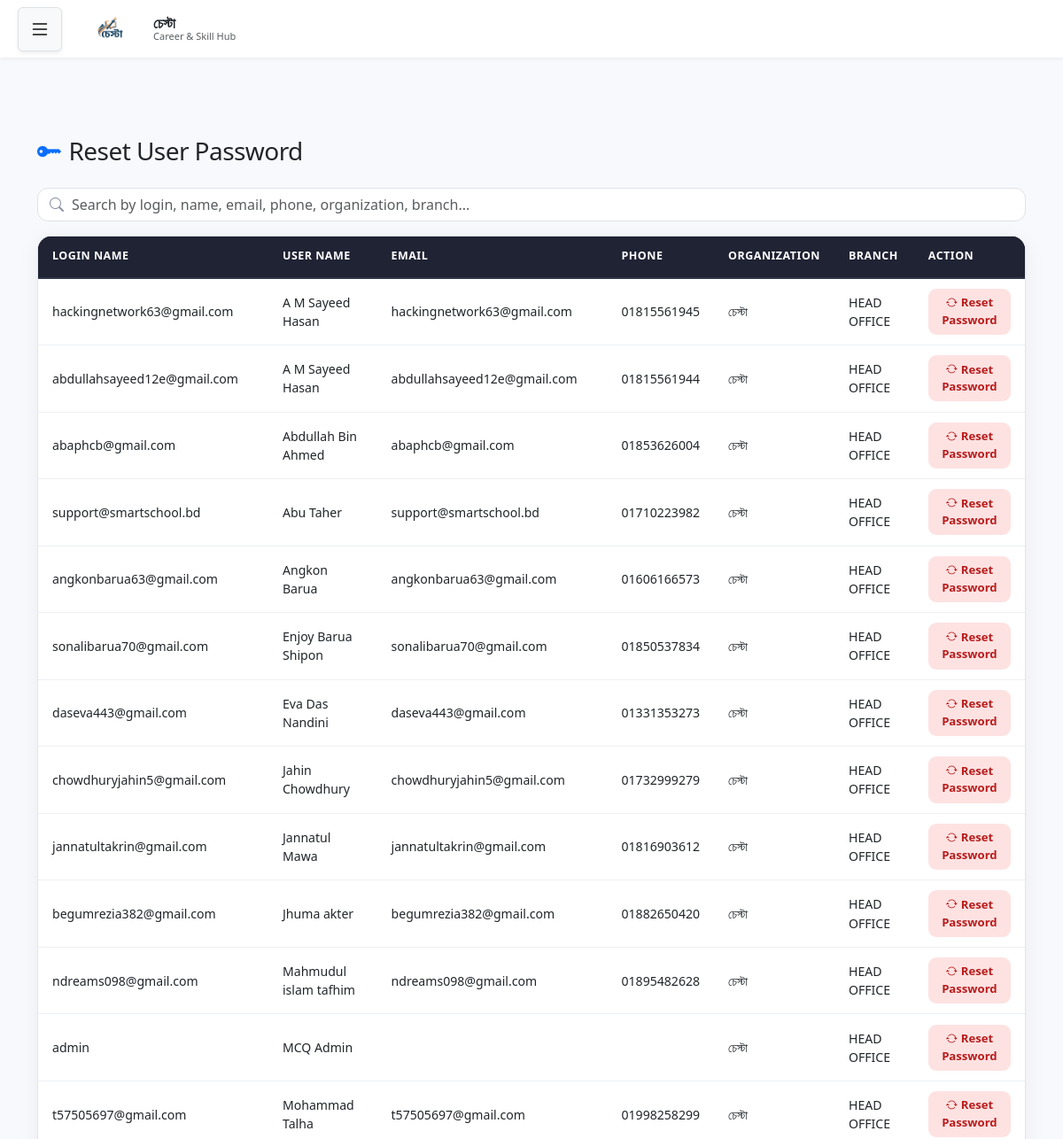
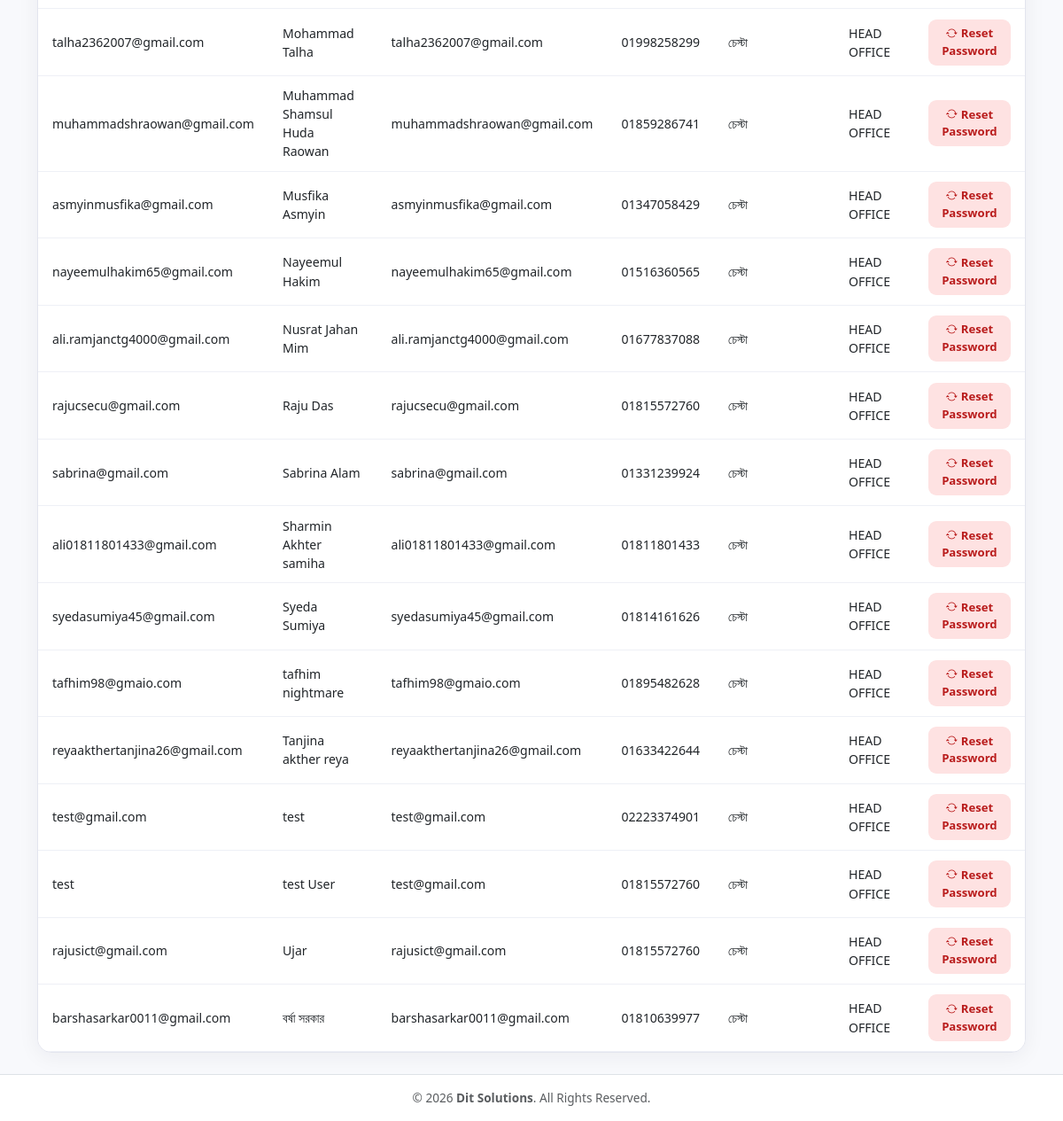
The page /reset_password.php (signed in) on the database its author committed (2 pictures, top to bottom).
### tables this page shows
CREATE TABLE `user_login_info` (
  `USER_ID` varchar(200) NOT NULL,
  `USER_PASSWORD` varchar(200) NOT NULL,
  `EMAIL` varchar(100) DEFAULT NULL,
  `PHONE` varchar(20) DEFAULT NULL,
  `ENTRY_DATE` date DEFAULT NULL,
  `AUTHORIZED_STATUS` char(1) DEFAULT 'Y',
  `USER_NAME` varchar(200) DEFAULT NULL,
  `USER_TYPE_ID` int(10) DEFAULT NULL,
  `BR_CODE` varchar(20) DEFAULT NULL,
  `ORG_CODE` varchar(20) DEFAULT NULL,
  `level_id` int(11) DEFAULT NULL,
  `email_verified` tinyint(1) NOT NULL DEFAULT 0,
  `reset_token` varchar(10) DEFAULT NULL,
  `reset_token_expires` datetime DEFAULT NULL,
  `PAID_STATUS` char(1) NOT NULL DEFAULT 'N',
  `REMARKS` varchar(100) NOT NULL
);

CREATE TABLE `organization_info` (
  `ORG_CODE` varchar(20) NOT NULL,
  `ORGANIZATION_NAME` varchar(200) NOT NULL,
  `ORGANIZATION_ADDRESS` varchar(200) DEFAULT NULL,
  `ORGANIZATION_CONTACT` varchar(500) DEFAULT NULL,
  `AUTHORIZED_STARUS` varchar(1) DEFAULT NULL,
  `AUTHORIZED_USER` varchar(100) DEFAULT NULL,
  `AUTHORIZED_DATE` date DEFAULT NULL,
  `ENTRY_DATE` date DEFAULT NULL,
  `ENTRY_USER` varchar(200) DEFAULT NULL,
  `EDIT_DATE` date DEFAULT NULL,
  `EDIT_USER` varchar(200) DEFAULT NULL,
  `DELETE_USER` varchar(200) DEFAULT NULL,
  `DELETE_DATE` date DEFAULT NULL
);

CREATE TABLE `branch_info` (
  `BR_CODE` varchar(20) NOT NULL,
  `BRANCH_NAME` varchar(200) NOT NULL,
  `BRANCH_ADDRESS` varchar(200) DEFAULT NULL,
  `BRANCH_CONTACT` varchar(500) DEFAULT NULL,
  `ORG_CODE` varchar(20) NOT NULL,
  `AUTHORIZED_STATUS` char(1) DEFAULT NULL,
  `AUTHORIZED_USER` varchar(100) DEFAULT NULL,
  `AUTHORIZED_DATE` date DEFAULT NULL,
  `ENTRY_DATE` date DEFAULT NULL,
  `ENTRY_USER` varchar(200) DEFAULT NULL,
  `EDIT_DATE` date DEFAULT NULL,
  `EDIT_USER` varchar(200) DEFAULT NULL,
  `DELETE_USER` varchar(200) DEFAULT NULL,
  `DELETE_DATE` date DEFAULT NULL
);

### reset_password.php (the view, shortened to what this page needs)
<?php
require 'db.php';
$userSession = $_SESSION['user'];
$userType    = $userSession['user_type_id'];
$canReset    = ($userType <= 2);
$sql = "SELECT u.USER_ID, u.USER_NAME, u.USER_ID AS LOGIN_ID, u.PHONE, u.EMAIL,
               o.ORGANIZATION_NAME, b.BRANCH_NAME, u.USER_TYPE_ID
        FROM user_login_info u
        LEFT JOIN organization_info o ON u.ORG_CODE = o.ORG_CODE
        LEFT JOIN branch_info b ON u.BR_CODE = b.BR_CODE
        WHERE 1=1";
$params = [];
$sql .= " ORDER BY o.ORGANIZATION_NAME, b.BRANCH_NAME, u.USER_NAME";
$stmt = $pdo->prepare($sql);
$stmt->execute($params);
$allUsers = $stmt->fetchAll(PDO::FETCH_ASSOC);
$users = array_filter($allUsers, function($u) use ($userType) {
    return $u['USER_TYPE_ID'] > $userType;
});
?>
<!DOCTYPE html>
<html lang="en">
<head>
<link href="https://cdn.jsdelivr.net/npm/bootstrap@5.3.0/dist/css/bootstrap.min.css" rel="stylesheet">
<link href="https://cdn.jsdelivr.net/npm/bootstrap-icons@1.11.3/font/bootstrap-icons.css" rel="stylesheet">
</head>
<body class="d-flex flex-column min-vh-100">
<?php include 'header.php'; ?>
<main class="container py-3 py-md-4">
    <h3 class="mb-3 mb-md-4"><i class="bi bi-key-fill me-2 text-primary"></i>Reset User Password</h3>
    <?php if($canReset): ?>
    <div id="searchWrap" class="mb-3">
        <i class="bi bi-search"></i>
        <input type="text" id="userSearch" class="form-control" placeholder="Search by login, name, email, phone, organization, branch...">
    </div>
    <div class="table-responsive table-modern">
        <table class="table align-middle mb-0" id="userTable">
            <thead>
                <tr>
                    <th>Login Name</th>
                    <th>User Name</th>
                    <th>Email</th>
                    <th>Phone</th>
                    <th>Organization</th>
                    <th>Branch</th>
                    <th>Action</th>
                </tr>
            </thead>
            <tbody>
            <?php if (empty($users)): ?>
                <tr><td colspan="7" class="text-center text-muted py-4">No users available to reset.</td></tr>
            <?php else: ?>
                <?php foreach ($users as $u): ?>
                <tr>
                    <td><?= htmlspecialchars($u['LOGIN_ID']) ?></td>
                    <td><?= htmlspecialchars($u['USER_NAME']) ?></td>
                    <td><?= htmlspecialchars($u['EMAIL'] ?? '') ?></td>
                    <td><?= htmlspecialchars($u['PHONE'] ?? '') ?></td>
                    <td><?= htmlspecialchars($u['ORGANIZATION_NAME'] ?? '') ?></td>
                    <td><?= htmlspecialchars($u['BRANCH_NAME'] ?? '') ?></td>
                    <td>
                        <button type="button" class="reset-btn open-reset-modal"
                                data-uid="<?= htmlspecialchars($u['USER_ID']) ?>"
                                data-name="<?= htmlspecialchars($u['USER_NAME']) ?>"
                                data-login="<?= htmlspecialchars($u['LOGIN_ID']) ?>">
                            <i class="bi bi-arrow-repeat me-1"></i>Reset Password
                        </button>
                    </td>
                </tr>
                <?php endforeach; ?>
            <?php endif; ?>
            </tbody>
        </table>
    </div>
    <?php else: ?>
        <div class="alert alert-warning text-center">You do not have permission to reset passwords.</div>
    <?php endif; ?>
</main>
<?php include 'footer.php'; ?>
</body>
</html>

### reset_password.php (style rules this page uses)
:root { --bg-soft:#f4f6fb; --card-radius:16px; --brand:#4f46e5; --brand-soft:#eef0ff; --muted:#8a8fa3; }
body { font-family:'Inter',system-ui,-apple-system,sans-serif; background:var(--bg-soft); }
h3 { font-weight:700;color:#1f2333;letter-spacing:-0.02em; }
.form-control,.form-select { border-radius:10px; border:1px solid #e3e5ee; padding:.6rem .85rem; font-size:.95rem; transition:box-shadow .15s ease, border-color .15s ease; }
#searchWrap { position:relative; }
#searchWrap i { position:absolute;left:14px;top:50%;transform:translateY(-50%);color:var(--muted); }
#userSearch { padding-left:38px;border-radius:12px;background:#fff; }
.table-modern { background:#fff; border-radius:var(--card-radius); overflow:hidden; box-shadow:0 4px 24px rgba(31,35,51,0.06); border:1px solid #e3e5ee; }
.table-modern table { margin-bottom:0; }
.table-modern thead { background:#1f2333 !important; }
.table-modern thead tr { background:#1f2333 !important; }
.table-modern thead th { background:#1f2333 !important; color:#ffffff !important; font-weight:600;font-size:.78rem; text-transform:uppercase;letter-spacing:.04em; border:none;border-bottom:2px solid #30354a; padding:.85rem 1rem;white-space:nowrap; }
.table-modern tbody td { padding:.7rem 1rem;vertical-align:middle;font-size:.88rem; border-color:#eef0f6; }
.reset-btn { border-radius:9px;font-weight:600;font-size:.82rem; padding:.4rem .85rem;background:#fee2e2;color:#b91c1c;border:none; }

### header.php (style rules this page uses)
:root { --sidebar-width: 280px; --dark-navy: #1a1a2e; --light-navy: #252545; }
body { background-color: #f8f9fc; margin: 0; min-height: 100vh; display: flex; }

### footer.php (style rules this page uses)
html, body { height: 100%; margin: 0; }
main { flex: 1; }

### rows shown on the page
user_login_info: USER_ID "hackingnetwork63@gmail.com", USER_NAME "A M Sayeed Hasan", EMAIL "hackingnetwork63@gmail.com", PHONE "01815561945", organization_info.ORGANIZATION_NAME "চেস্টা", branch_info.BRANCH_NAME "HEAD OFFICE"
user_login_info: USER_ID "abdullahsayeed12e@gmail.com", USER_NAME "A M Sayeed Hasan", EMAIL "abdullahsayeed12e@gmail.com", PHONE "01815561944", organization_info.ORGANIZATION_NAME "চেস্টা", branch_info.BRANCH_NAME "HEAD OFFICE"
user_login_info: USER_ID "abaphcb@gmail.com", USER_NAME "Abdullah Bin Ahmed", EMAIL "abaphcb@gmail.com", PHONE "01853626004", organization_info.ORGANIZATION_NAME "চেস্টা", branch_info.BRANCH_NAME "HEAD OFFICE"
user_login_info: USER_ID "support@smartschool.bd", USER_NAME "Abu Taher", EMAIL "support@smartschool.bd", PHONE "01710223982", organization_info.ORGANIZATION_NAME "চেস্টা", branch_info.BRANCH_NAME "HEAD OFFICE"
user_login_info: USER_ID "angkonbarua63@gmail.com", USER_NAME "Angkon Barua", EMAIL "angkonbarua63@gmail.com", PHONE "01606166573", organization_info.ORGANIZATION_NAME "চেস্টা", branch_info.BRANCH_NAME "HEAD OFFICE"
user_login_info: USER_ID "sonalibarua70@gmail.com", USER_NAME "Enjoy Barua Shipon", EMAIL "sonalibarua70@gmail.com", PHONE "01850537834", organization_info.ORGANIZATION_NAME "চেস্টা", branch_info.BRANCH_NAME "HEAD OFFICE"
user_login_info: USER_ID "daseva443@gmail.com", USER_NAME "Eva Das Nandini", EMAIL "daseva443@gmail.com", PHONE "01331353273", organization_info.ORGANIZATION_NAME "চেস্টা", branch_info.BRANCH_NAME "HEAD OFFICE"
user_login_info: USER_ID "chowdhuryjahin5@gmail.com", USER_NAME "Jahin Chowdhury", EMAIL "chowdhuryjahin5@gmail.com", PHONE "01732999279", organization_info.ORGANIZATION_NAME "চেস্টা", branch_info.BRANCH_NAME "HEAD OFFICE"
user_login_info: USER_ID "jannatultakrin@gmail.com", USER_NAME "Jannatul Mawa", EMAIL "jannatultakrin@gmail.com", PHONE "01816903612", organization_info.ORGANIZATION_NAME "চেস্টা", branch_info.BRANCH_NAME "HEAD OFFICE"
user_login_info: USER_ID "begumrezia382@gmail.com", USER_NAME "Jhuma akter", EMAIL "begumrezia382@gmail.com", PHONE "01882650420", organization_info.ORGANIZATION_NAME "চেস্টা", branch_info.BRANCH_NAME "HEAD OFFICE"
user_login_info: USER_ID "ndreams098@gmail.com", USER_NAME "Mahmudul islam tafhim", EMAIL "ndreams098@gmail.com", PHONE "01895482628", organization_info.ORGANIZATION_NAME "চেস্টা", branch_info.BRANCH_NAME "HEAD OFFICE"
user_login_info: USER_ID "admin", USER_NAME "MCQ Admin", organization_info.ORGANIZATION_NAME "চেস্টা", branch_info.BRANCH_NAME "HEAD OFFICE"
user_login_info: USER_ID "t57505697@gmail.com", USER_NAME "Mohammad Talha", EMAIL "t57505697@gmail.com", PHONE "01998258299", organization_info.ORGANIZATION_NAME "চেস্টা", branch_info.BRANCH_NAME "HEAD OFFICE"
user_login_info: USER_ID "talha2362007@gmail.com", USER_NAME "Mohammad Talha", EMAIL "talha2362007@gmail.com", PHONE "01998258299", organization_info.ORGANIZATION_NAME "চেস্টা", branch_info.BRANCH_NAME "HEAD OFFICE"
user_login_info: USER_ID "muhammadshraowan@gmail.com", USER_NAME "Muhammad Shamsul Huda Raowan", EMAIL "muhammadshraowan@gmail.com", PHONE "01859286741", organization_info.ORGANIZATION_NAME "চেস্টা", branch_info.BRANCH_NAME "HEAD OFFICE"
user_login_info: USER_ID "asmyinmusfika@gmail.com", USER_NAME "Musfika Asmyin", EMAIL "asmyinmusfika@gmail.com", PHONE "01347058429", organization_info.ORGANIZATION_NAME "চেস্টা", branch_info.BRANCH_NAME "HEAD OFFICE"
user_login_info: USER_ID "nayeemulhakim65@gmail.com", USER_NAME "Nayeemul Hakim", EMAIL "nayeemulhakim65@gmail.com", PHONE "01516360565", organization_info.ORGANIZATION_NAME "চেস্টা", branch_info.BRANCH_NAME "HEAD OFFICE"
user_login_info: USER_ID "ali.ramjanctg4000@gmail.com", USER_NAME "Nusrat Jahan Mim", EMAIL "ali.ramjanctg4000@gmail.com", PHONE "01677837088", organization_info.ORGANIZATION_NAME "চেস্টা", branch_info.BRANCH_NAME "HEAD OFFICE"
user_login_info: USER_ID "rajucsecu@gmail.com", USER_NAME "Raju Das", EMAIL "rajucsecu@gmail.com", PHONE "01815572760", organization_info.ORGANIZATION_NAME "চেস্টা", branch_info.BRANCH_NAME "HEAD OFFICE"
user_login_info: USER_ID "sabrina@gmail.com", USER_NAME "Sabrina Alam", EMAIL "sabrina@gmail.com", PHONE "01331239924", organization_info.ORGANIZATION_NAME "চেস্টা", branch_info.BRANCH_NAME "HEAD OFFICE"
user_login_info: USER_ID "ali01811801433@gmail.com", USER_NAME "Sharmin Akhter samiha", EMAIL "ali01811801433@gmail.com", PHONE "01811801433", organization_info.ORGANIZATION_NAME "চেস্টা", branch_info.BRANCH_NAME "HEAD OFFICE"
user_login_info: USER_ID "syedasumiya45@gmail.com", USER_NAME "Syeda Sumiya", EMAIL "syedasumiya45@gmail.com", PHONE "01814161626", organization_info.ORGANIZATION_NAME "চেস্টা", branch_info.BRANCH_NAME "HEAD OFFICE"
user_login_info: USER_ID "tafhim98@gmaio.com", USER_NAME "tafhim nightmare", EMAIL "tafhim98@gmaio.com", PHONE "01895482628", organization_info.ORGANIZATION_NAME "চেস্টা", branch_info.BRANCH_NAME "HEAD OFFICE"
user_login_info: USER_ID "reyaakthertanjina26@gmail.com", USER_NAME "Tanjina akther reya", EMAIL "reyaakthertanjina26@gmail.com", PHONE "01633422644", organization_info.ORGANIZATION_NAME "চেস্টা", branch_info.BRANCH_NAME "HEAD OFFICE"
user_login_info: USER_ID "test@gmail.com", USER_NAME "test", EMAIL "test@gmail.com", PHONE "02223374901", organization_info.ORGANIZATION_NAME "চেস্টা", branch_info.BRANCH_NAME "HEAD OFFICE"
user_login_info: USER_ID "test", USER_NAME "test User", EMAIL "test@gmail.com", PHONE "01815572760", organization_info.ORGANIZATION_NAME "চেস্টা", branch_info.BRANCH_NAME "HEAD OFFICE"
user_login_info: USER_ID "rajusict@gmail.com", USER_NAME "Ujar", EMAIL "rajusict@gmail.com", PHONE "01815572760", organization_info.ORGANIZATION_NAME "চেস্টা", branch_info.BRANCH_NAME "HEAD OFFICE"
user_login_info: USER_ID "barshasarkar0011@gmail.com", USER_NAME "বর্ষা সরকার", EMAIL "barshasarkar0011@gmail.com", PHONE "01810639977", organization_info.ORGANIZATION_NAME "চেস্টা", branch_info.BRANCH_NAME "HEAD OFFICE"

### other values the page prints
$orgName "চেস্টা"
